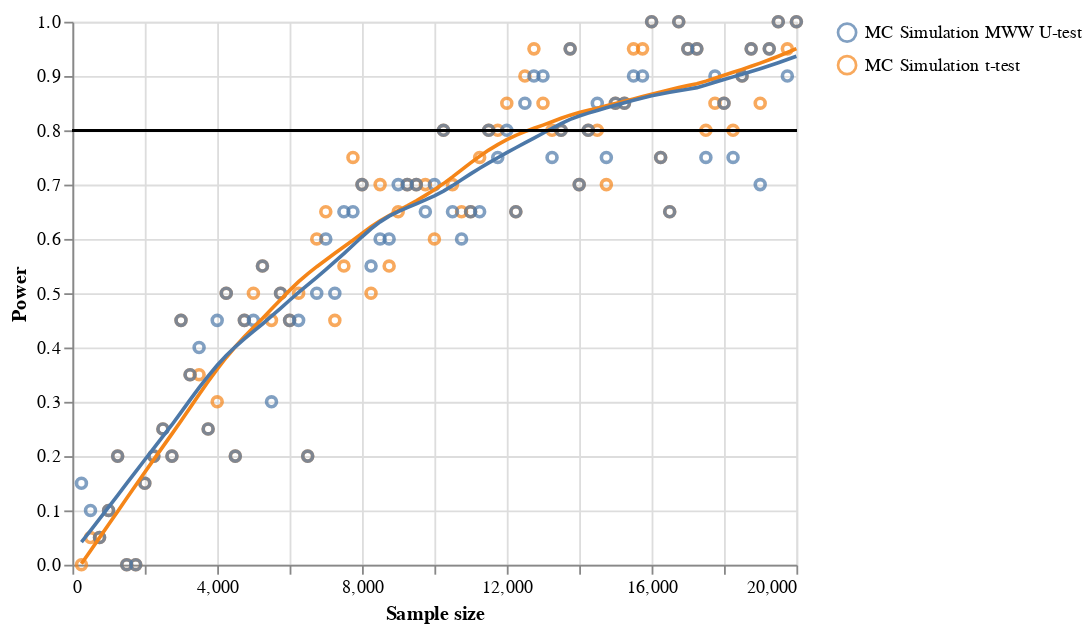

Source (notebook cell):
### Code cell
dots = alt.Chart(power_dist).mark_point().encode(
    x=alt.X('sample_size', axis=alt.Axis(title='Sample size')),
    y=alt.Y('power', axis=alt.Axis(title='Power')),
    color=alt.Color('test', legend=alt.Legend(title=""))
)

hline = alt.Chart(power_dist).mark_rule().encode(
    y=alt.Y('a:Q', axis=alt.Axis(title='')),
).transform_calculate(a='0.8')

dots + dots.transform_loess('sample_size', 'power', groupby=['test']).mark_line() + hline

### Figure 1 — Vega-Lite specification as saved in the notebook (floating-point values rounded to 4 significant figures; data arrays with more than 128 entries replaced by an {"elided": "..."} marker saying what was removed)
{"config": {"view": {"continuousWidth": 400, "continuousHeight": 300}}, "layer": [{"mark": "point", "encoding": {"color": {"type": "nominal", "field": "test", "legend": {"title": ""}}, "x": {"type": "quantitative", "axis": {"title": "Sample size"}, "field": "sample_size"}, "y": {"type": "quantitative", "axis": {"title": "Power"}, "field": "power"}}}, {"mark": "line", "encoding": {"color": {"type": "nominal", "field": "test", "legend": {"title": ""}}, "x": {"type": "quantitative", "axis": {"title": "Sample size"}, "field": "sample_size"}, "y": {"type": "quantitative", "axis": {"title": "Power"}, "field": "power"}}, "transform": [{"loess": "power", "on": "sample_size", "groupby": ["test"]}]}, {"mark": "rule", "encoding": {"y": {"type": "quantitative", "axis": {"title": ""}, "field": "a"}}, "transform": [{"calculate": "0.8", "as": "a"}]}], "data": {"name": "data-e13fcb8a3a442f000d8b5cf6c41f99ea"}, "$schema": "https://vega.github.io/schema/vega-lite/v4.0.2.json", "datasets": {"data-e13fcb8a3a442f000d8b5cf6c41f99ea": {"elided": "160 records"}}}
